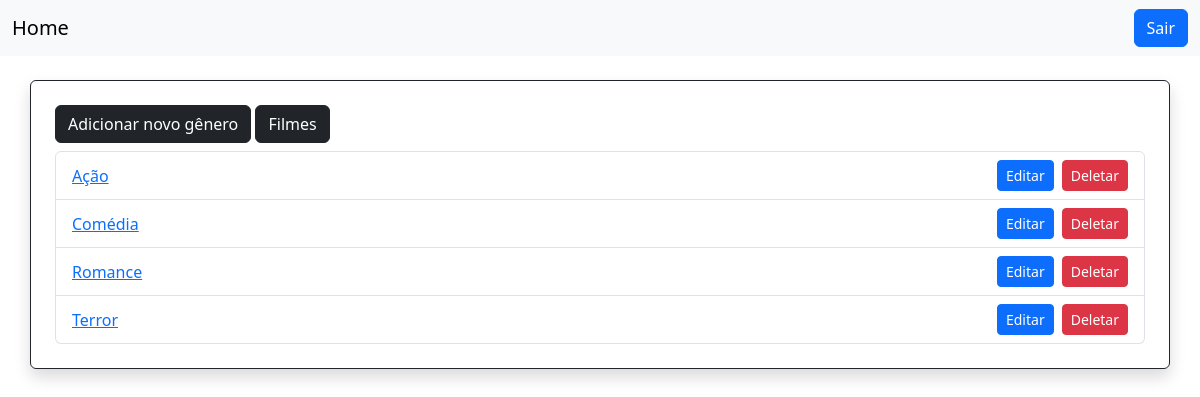
Screenshot of /generos/index.php (signed in) with the database file from the repository.
### tables this page shows
CREATE TABLE `generos` (
  `id` int(11) NOT NULL,
  `genero` varchar(155) NOT NULL
);

### generos/index.php (the view, shortened to what this page needs)
<!DOCTYPE html>
<html lang="en">
<head>
    <link href="https://cdn.jsdelivr.net/npm/bootstrap@5.3.7/dist/css/bootstrap.min.css" rel="stylesheet">
</head>
<body>
    <?php
        require '../db_connection.php';
    ?>
    <nav class="navbar navbar-expand-lg navbar-light bg-light">
        <div class="container-fluid">
            <a class="navbar-brand" href="index.php">Home</a>
            <a href="" class="btn btn-primary">Sair</a>
        </div>
    </nav>
    <div class="container border border-1 border-dark rounded p-4 my-4 shadow">
        <a href="./create.php" class="btn btn-dark mb-2">Adicionar novo gênero</a>
        <a href="../filmes/index.php" class="btn btn-dark mb-2">Filmes</a>
        <ul class="list-group">
            <?php
                if ($con) {
                    $sql = "SELECT * FROM generos ORDER BY genero";
                    $generos = mysqli_query($con, $sql);
                    foreach ($generos as $genero) {
                        echo "<li class='list-group-item d-flex justify-content-between align-items-center'>";
                        echo "<a href='#'>" . htmlspecialchars($genero['genero']) . "</a>";
                        echo "<span class='d-flex'>";
                        echo "<a href='edit.php?id=" . $genero['id'] . "' class='btn btn-primary btn-sm me-2'>Editar</a>";
                        echo "<a href='delete.php?id=" . $genero['id'] . "' class='btn btn-danger btn-sm'>Deletar</a>";
                        echo "</span>";
                        echo "</li>";
                    }
                }
            ?>
        </ul>
    </div>
</body>
</html>

### rows the page displays
generos: genero "Ação"
generos: genero "Comédia"
generos: genero "Romance"
generos: genero "Terror"
